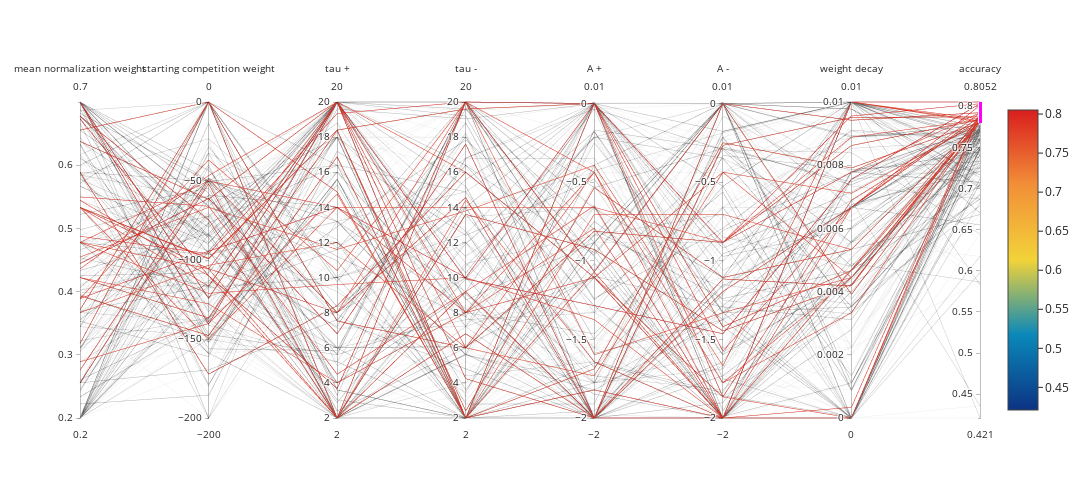

Notebook code cell kept with this figure:
### Code cell
eng_labels = ["mean normalization weight", "starting competition weight", "tau +", "tau -", "A +", "A -", "weight decay"]
for dimension, eng_label in zip(fig.data[0].dimensions, eng_labels):
    dimension.label = eng_label
fig

### Figure 1 — Plotly figure (JSON) as saved in the notebook; plotly's stock layout.template omitted (floating-point values rounded to 4 significant figures; data arrays with more than 128 entries replaced by an {"elided": "..."} marker saying what was removed)
{"data": [{"dimensions": [{"label": "mean normalization weight", "range": [0.2, 0.7], "values": {"elided": "500 float values"}}, {"label": "starting competition weight", "range": [-200, 0], "values": {"elided": "500 float values"}}, {"label": "tau +", "range": [2, 20], "values": {"elided": "500 float values"}}, {"label": "tau -", "range": [2, 20], "values": {"elided": "500 float values"}}, {"label": "A +", "range": [-2, 0.01], "values": {"elided": "500 float values"}}, {"label": "A -", "range": [-2, 0.01], "values": {"elided": "500 float values"}}, {"label": "weight decay", "range": [0, 0.01], "values": {"elided": "500 float values"}}, {"constraintrange": [0.78, 0.8052], "label": "accuracy", "values": {"elided": "500 float values"}}], "line": {"color": {"elided": "500 float values"}, "colorscale": [[0, "rgb(12,51,131)"], [0.25, "rgb(10,136,186)"], [0.5, "rgb(242,211,56)"], [0.75, "rgb(242,143,56)"], [1, "rgb(217,30,30)"]], "showscale": true}, "type": "parcoords"}], "layout": {"height": 500, "width": 1200}}
